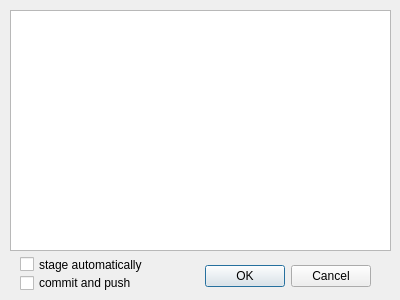
<?xml version="1.0" encoding="UTF-8"?>
<ui version="4.0">
 <class>CommitMessage</class>
 <widget class="QDialog" name="CommitMessage">
  <property name="geometry">
   <rect>
    <x>0</x>
    <y>0</y>
    <width>400</width>
    <height>300</height>
   </rect>
  </property>
  <property name="windowTitle">
   <string>Enter a commit Message</string>
  </property>
  <widget class="QDialogButtonBox" name="buttonBox">
   <property name="geometry">
    <rect>
     <x>190</x>
     <y>260</y>
     <width>181</width>
     <height>32</height>
    </rect>
   </property>
   <property name="orientation">
    <enum>Qt::Horizontal</enum>
   </property>
   <property name="standardButtons">
    <set>QDialogButtonBox::Cancel|QDialogButtonBox::Ok</set>
   </property>
  </widget>
  <widget class="QTextEdit" name="textMessageEdit">
   <property name="geometry">
    <rect>
     <x>10</x>
     <y>10</y>
     <width>381</width>
     <height>241</height>
    </rect>
   </property>
   <property name="statusTip">
    <string>Description for the commitment of the changes</string>
   </property>
  </widget>
  <widget class="QCheckBox" name="ckAutoStage">
   <property name="geometry">
    <rect>
     <x>20</x>
     <y>254</y>
     <width>161</width>
     <height>21</height>
    </rect>
   </property>
   <property name="statusTip">
    <string>Check to automatically skip the staging area</string>
   </property>
   <property name="text">
    <string>stage automatically</string>
   </property>
  </widget>
  <widget class="QCheckBox" name="ckCommitAndPush">
   <property name="geometry">
    <rect>
     <x>20</x>
     <y>272</y>
     <width>161</width>
     <height>22</height>
    </rect>
   </property>
   <property name="text">
    <string>commit and push</string>
   </property>
  </widget>
 </widget>
 <resources/>
 <connections>
  <connection>
   <sender>buttonBox</sender>
   <signal>accepted()</signal>
   <receiver>CommitMessage</receiver>
   <slot>accept()</slot>
   <hints>
    <hint type="sourcelabel">
     <x>248</x>
     <y>254</y>
    </hint>
    <hint type="destinationlabel">
     <x>157</x>
     <y>274</y>
    </hint>
   </hints>
  </connection>
  <connection>
   <sender>buttonBox</sender>
   <signal>rejected()</signal>
   <receiver>CommitMessage</receiver>
   <slot>reject()</slot>
   <hints>
    <hint type="sourcelabel">
     <x>316</x>
     <y>260</y>
    </hint>
    <hint type="destinationlabel">
     <x>286</x>
     <y>274</y>
    </hint>
   </hints>
  </connection>
 </connections>
</ui>
